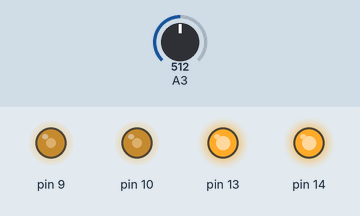
Bench run of a sketch on a simulated Arduino Uno, built with avr-gcc and run on an emulated ATmega328P. Shown: output pins drawn as LEDs (lit = HIGH). The inputs (shaded band) are chosen by the test bench; at power-on: A3 = 512.

Above: at 10.8 s.
10.9 s: A3 set to 716
At 11.3 s:
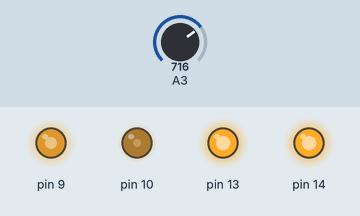
12.4 s: A3 set to 900
At 13.6 s:
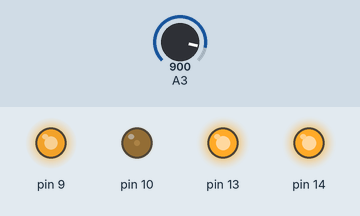
13.9 s: A3 set to 1023
At 14.8 s:
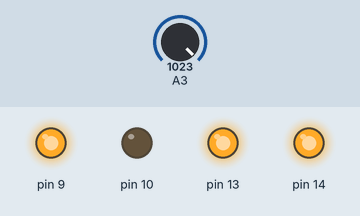
15.4 s: A3 set to 306
At 15.9 s:
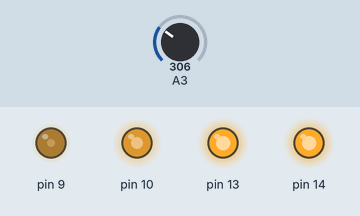
16.9 s: A3 set to 122
At 18.2 s:
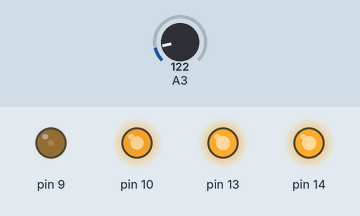
Timing chart, 0 to 19.4 s (numbered marks = the images above; inputs shaded):
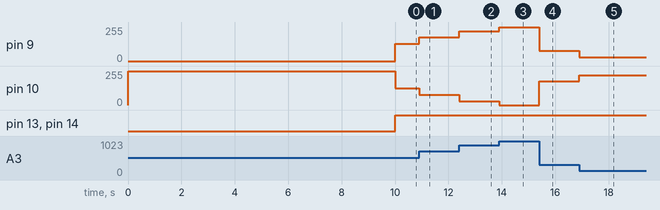

The sketch:

PF906_PMW.ino
```cpp
// This sketch assumes that there is a link across the relay so on power up the DC is immediately available at the motor terminals.  I did this by soldering a bridge across the relay contact terminals
//
// Make sure there is a delay between the DC powering up and the PWM being applied to the motor, and that the totem pole drivers are powered off.  I do this below by a 10s delay, but less time may be ok.
//
// This program sets up a PMW signal on pin 9 and 10 (in antiphase) - copied from Julian Lett video
// Connect a pot to  A3 to adjust the PWM signal
// Happymacer updates 13/12/20, 17/1/21, 1/2/21

int pot;
boolean startup = true;

void setup() {
  // select the mode for the output pins
  //                                                    TCCR1A Bit      7         6       5         4         3         2         1       0
  // register TCCR1A (timer/counter control register 1A) bit order is COM1A1 - COM1A0 - COM1B1 - COM1B0 - reserved - reserved - WGM11 - WGM10
  // b1011 0010 ( = 0xB2) sets COM1A1 to 1, COM1A0 to 0, COM1B1 to 1, and COM1B0 to 1, means clear OC1A/OC1B on compare match and set at bottom and channel A is normal, channel B is inverting.
  // also sets WGM11 to 1, WGM10 to 0
  TCCR1A = 0xB2;
  //
  //                                                    TCCR1B Bit      7       6        5         4       3      2      1      0
  // register TCCR1B (timer/counter control register 1B) bit order is ICNC1 - ICES1 - reserved - WGM13 - WGM12 - CS12 - CS11 - CS10 (for this mode ICNC1 & ICES1 are disabled - ie ICR1 is used for top)
  // 0x11 hex =  b0001 0001 for phase correct (and 0x19 for fast) sets WGM13 to 1, WGM12 to 0, and cs12=0, cs11=0, cs10 to 1 - table 15-6 for CS12 to 10 says this is no prescaling
  // so the WGM bits set the mode to Mode 10 of table 15.5 in device datasheet - PMW phase correct top = ICR1, update OCR1x at top, TOV1 flag set on Bottom
  TCCR1B = 0x11;

  // fclk = 16MHz
  // Pmw freq = fclk/(2*N*TOP) and in this case top = decimal 511 so PMW freq is about 15.6kHz page 104 datasheet sect 15.9.4

  ICR1 = 0x01FF; // = b0001 1111 1111
  //set the data direction for port B (ie outputs on the right pins)
  DDRB = 0x06; // 0b110  (1 is output, default is input or 0)
  // pin 13 will turn the totem pole driver off
  pinMode(13, OUTPUT);
  digitalWrite(13, LOW); // sets the digital pin 13 off

  // Not tested yet...
  // pin 14 will turn the RL2 on via FR7
  pinMode(14, OUTPUT);
  digitalWrite(14, LOW); // sets the digital pin 14 off
}

void loop() {
  if (startup) {
    OCR1A = 0;
    OCR1B = 0;
//    digitalWrite(13, LOW);
    delay (10000); // wait for the system to be ready
    digitalWrite(14, HIGH); // turn on the RL2 relay
    }
  startup = false;
  digitalWrite(13, HIGH); // turn on the output power on the DC motor driver

  pot = analogRead(A3) / 2;
  OCR1A = pot;
  OCR1B = pot;

}
```

Measured:
- after the input at 10.9 s, pin 9: 128/255 → 179/255 at once; pin 10: 127/255 → 76/255 at once
- after the input at 12.4 s, pin 9: 179/255 → 225/255 at once; pin 10: 76/255 → 30/255 at once
- after the input at 13.9 s, pin 9: 225/255 → 255/255 at once; pin 10: 30/255 → 0/255 at once
- after the input at 15.4 s, pin 9: 255/255 → 76/255 at once; pin 10: 0/255 → 179/255 at once
- after the input at 16.9 s, pin 9: 76/255 → 30/255 at once; pin 10: 179/255 → 225/255 at once
